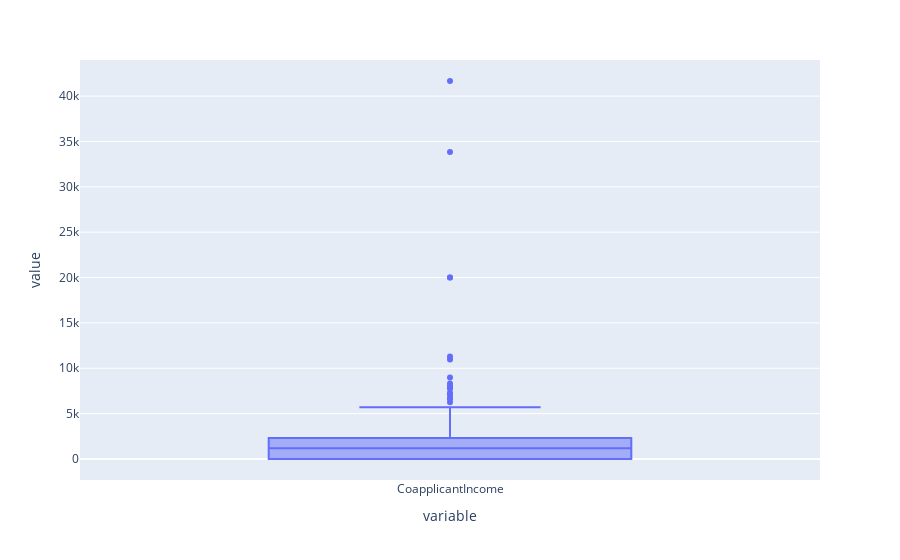

Source (notebook cell):
### Code cell
px.box(df["CoapplicantIncome"])

### Figure 1 — Plotly figure (JSON) as saved in the notebook; plotly's stock layout.template omitted (floating-point values rounded to 4 significant figures; data arrays with more than 128 entries replaced by an {"elided": "..."} marker saying what was removed)
{"data": [{"alignmentgroup": "True", "hovertemplate": "variable=%{x}<br>value=%{y}<extra></extra>", "legendgroup": "", "marker": {"color": "#636efa"}, "name": "", "notched": false, "offsetgroup": "", "orientation": "v", "showlegend": false, "type": "box", "x": {"elided": "614 str values"}, "x0": " ", "xaxis": "x", "y": {"elided": "614 float values"}, "y0": " ", "yaxis": "y"}], "layout": {"boxmode": "group", "legend": {"tracegroupgap": 0}, "margin": {"t": 60}, "xaxis": {"anchor": "y", "domain": [0, 1], "title": {"text": "variable"}}, "yaxis": {"anchor": "x", "domain": [0, 1], "title": {"text": "value"}}}}
